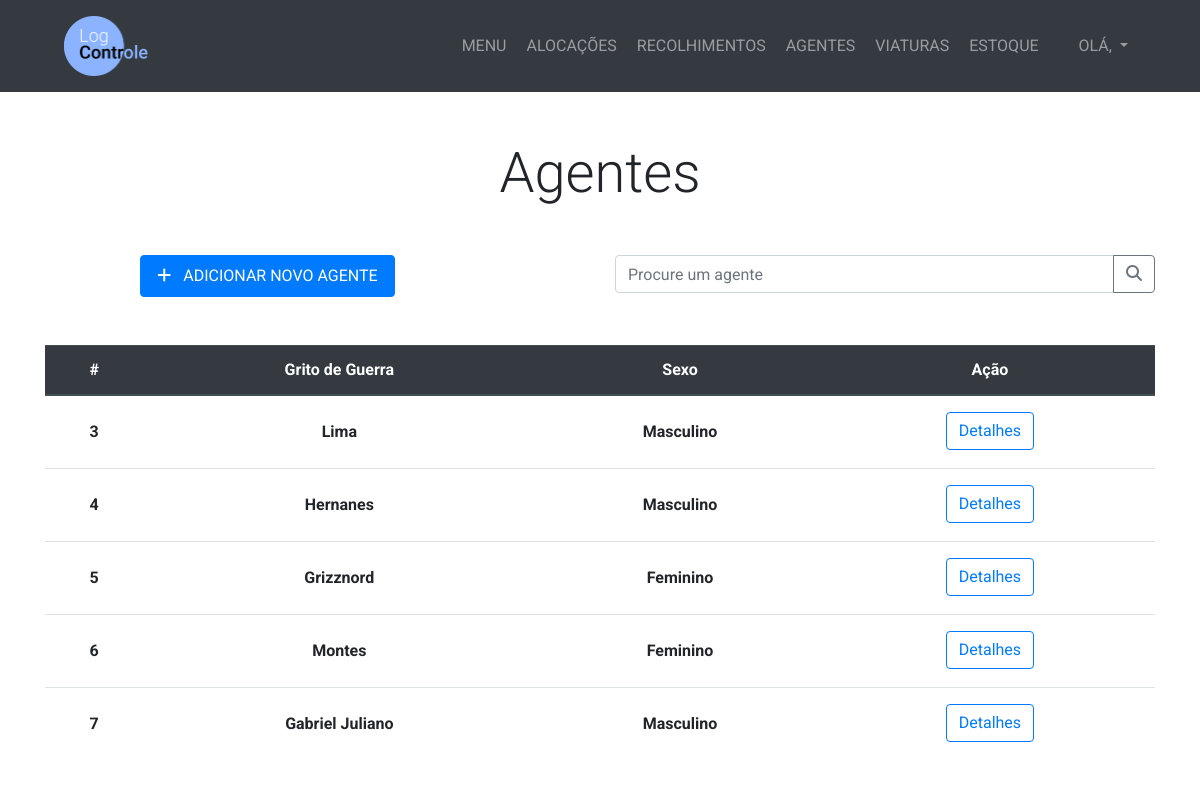
Page /agente/ on the committed database.
### management/models.py (models this page shows, shortened)
class Agente(models.Model):
    SEXO_CHOICES = (
        ('Feminino', 'Feminino'),
        ('Masculino', 'Masculino')
    )
    nome = models.CharField(max_length=200)
    datanascimento = models.DateField()
    sexo = models.CharField(max_length=10, choices=SEXO_CHOICES)
    gritodeguerra = models.CharField(max_length=50)

### management/views.py (the view)
# urls.py: path('agente/', views.menuagente, name='menuagente'),
def menuagente(request):
    agentes = Agente.objects.all()
    return render(request, 'management/menuagente.html', {'agentes':agentes})

### management/templates/management/menuagente.html
{% extends 'management/base.html' %}
{% block content %}
  <section class="py-5">
    <div class="container">
      <h1 class="display-4 text-center mb-5">Agentes</h1>
      <div class="row mb-4">
        <div class="col-lg-3 mx-auto">
          <a href="{% url 'cadastraragente' %}" class="btn btn-primary btn-block py-2 mb-4"><i class="fas fa-plus mr-2"></i> ADICIONAR NOVO AGENTE</a>
        </div>
        <div class="col-lg-6 ml-auto">
          <form class="" action="index.html" method="GET">
            <div class="form-group">
              <div class="input-group">
                <input type="text" name="agente" class="form-control" placeholder="Procure um agente">
                <div class="input-group-append">
                  <button type="submit" class="btn btn-outline-secondary"><i class="fas fa-search"></i></button>
                </div>
              </div>
            </div>
          </form>
        </div>
      </div>
      <div class="row">
        <div class="col-lg-12">
          {% if agentes %}
            <div class="table-responsive" id="tabela-colaboracao">
              <table class="table table-hover">
                  <thead class="thead-dark">
                    <tr>
                      <th scope="col" class="text-center">#</th>
                      <th scope="col" class="text-center">Grito de Guerra</th>
                      <th scope="col" class="text-center">Sexo</th>
                      <th scope="col" class="text-center">Ação</th>
                    </tr>
                  </thead>
                <tbody>
                  {% for agente in agentes %}
                    <tr>
                      <th scope="row" class="text-center py-4">{{ agente.id }}</th>
                      <th class="text-center py-4">{{ agente.gritodeguerra }}</th>
                      <th class="text-center py-4">{{ agente.sexo }}</th>
                      <th class="text-center py-3"><a href="{% url 'detalheagente' agente.id %}" class="btn btn-outline-primary">Detalhes</a></th>
                    </tr>
                  {% endfor %}
                </tbody>
              </table>
            </div>
          {% else %}
            <h2 class="display-4">Nenhum agente cadastrado ainda</h2>
          {% endif %}
        </div>
      </div>
    </div>
  </section>
{% endblock %}

### management/static/management/css/style.css (style rules this page uses)
body { font-family: 'Roboto', Arial; }
#tabela-colaboracao { height: 500px; overflow: auto; overflow-x: hidden; }

### rows in the picture
Agente: id "3", gritodeguerra "Lima", sexo "Masculino"
Agente: id "4", gritodeguerra "Hernanes", sexo "Masculino"
Agente: id "5", gritodeguerra "Grizznord", sexo "Feminino"
Agente: id "6", gritodeguerra "Montes", sexo "Feminino"
Agente: id "7", gritodeguerra "Gabriel Juliano", sexo "Masculino"
